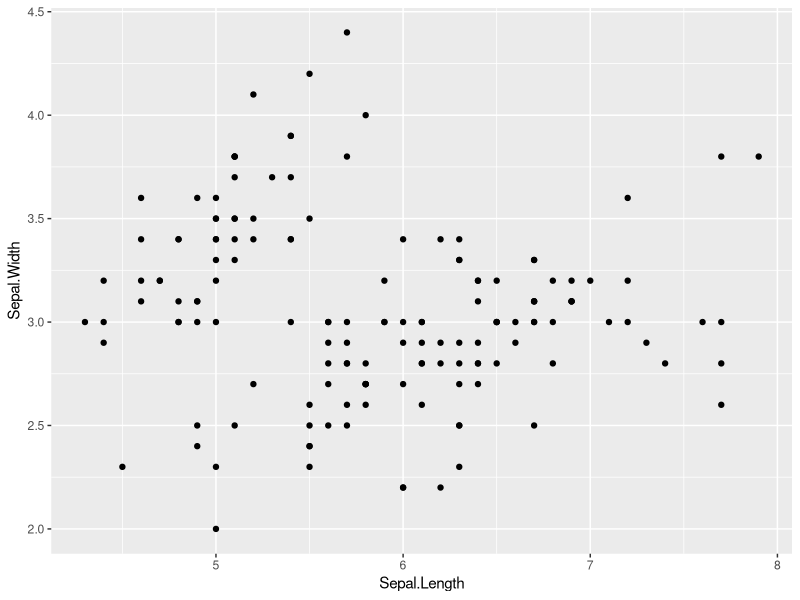
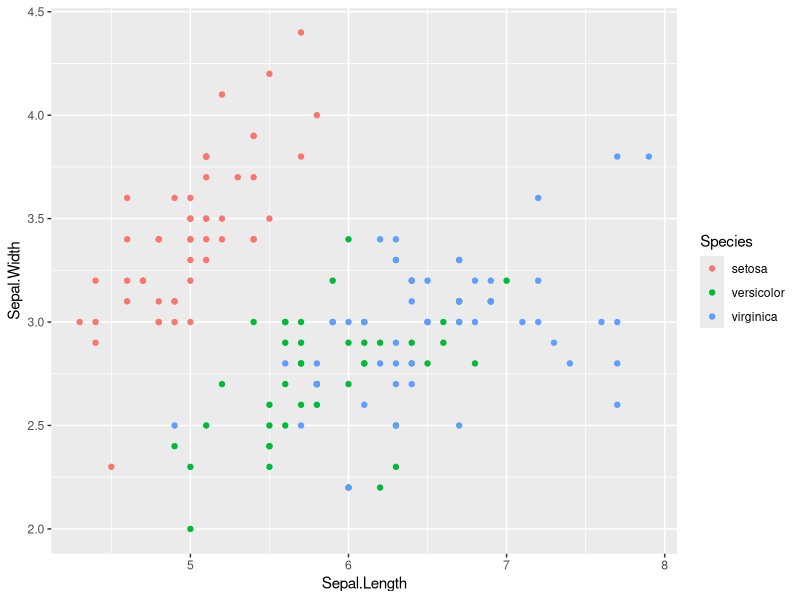
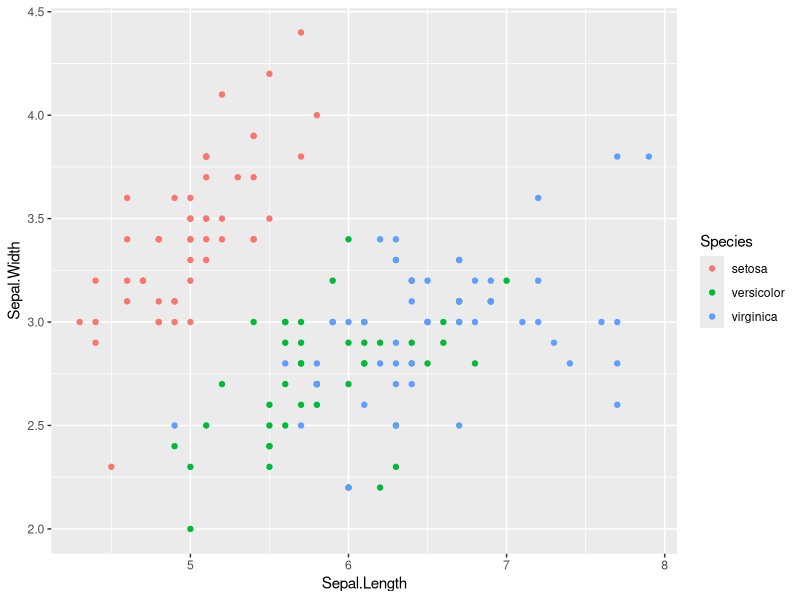
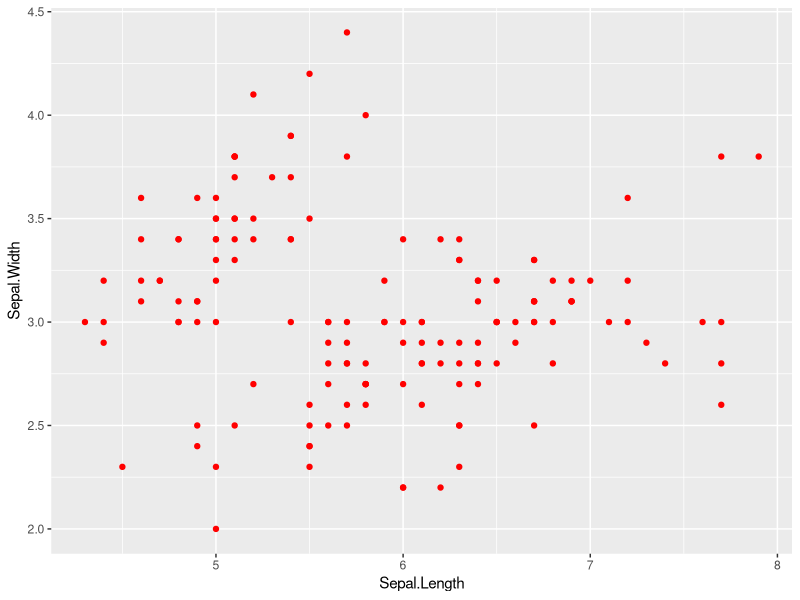
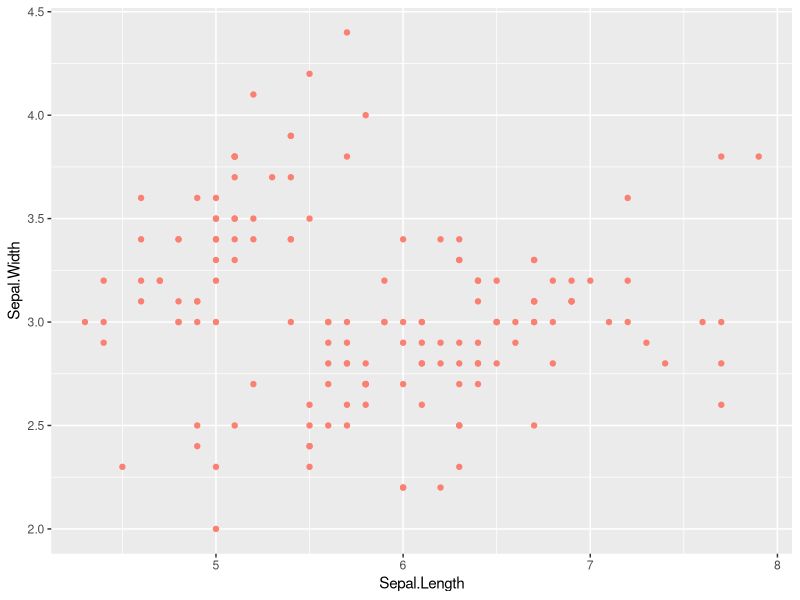
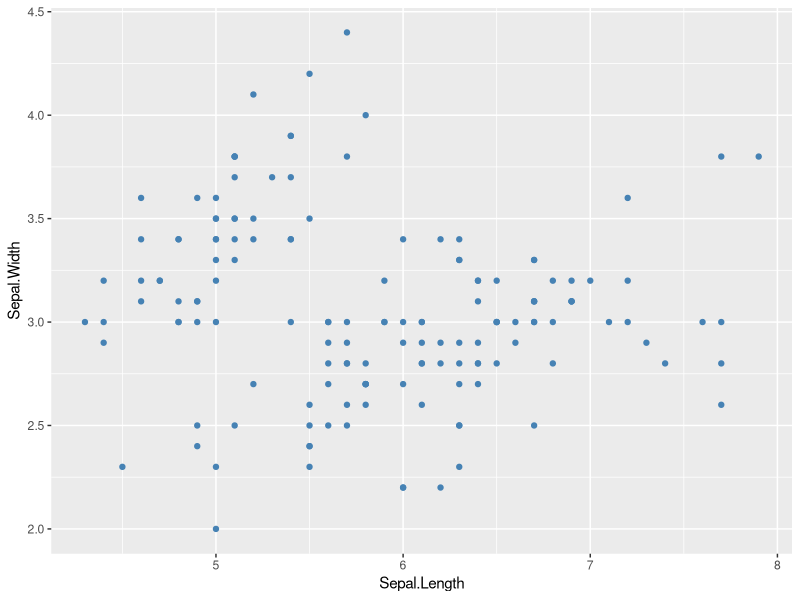
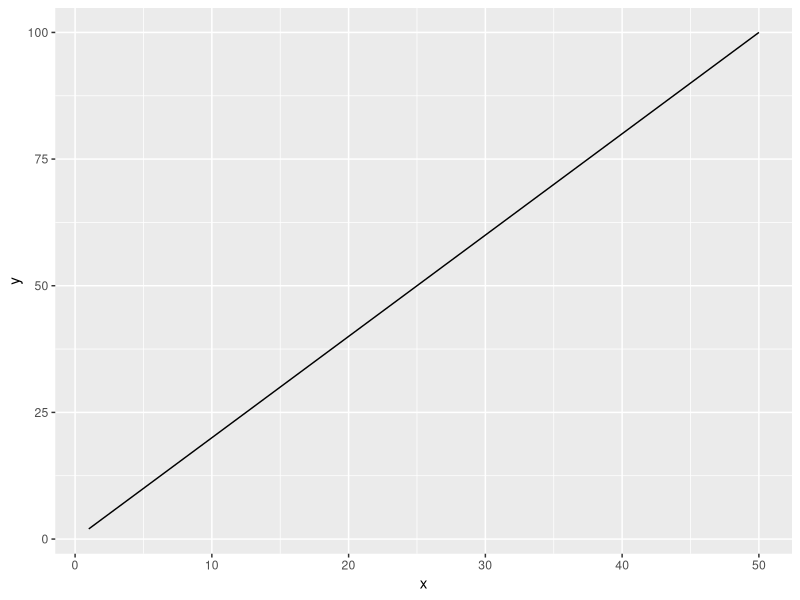
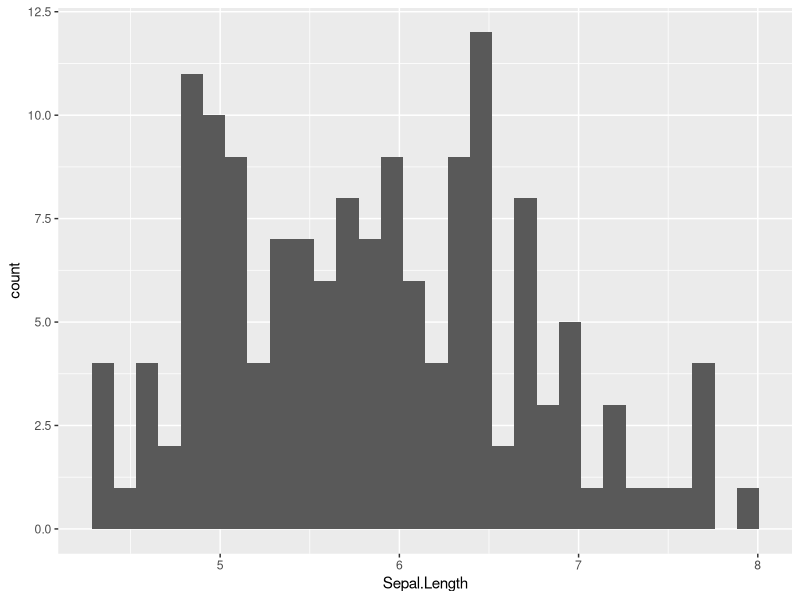

Source code (R) for these figures, in order:
library(tidyverse)

## point figure
iris %>% 
  ggplot(
    mapping = aes(x = Sepal.Length,
                  y = Sepal.Width)
  ) +
  geom_point()

##plot shows up in lower right corner

##remember to use aes(), otherwise there will be an error message! aes allows you to use the column names from the data frame
##short cut for commenting out: ctr + Shift + C (allows you to include bad code as an example without running into issues when making reports)
# for example: 

## point figure
# iris %>% 
#   ggplot(
#     mapping = x = Sepal.Length,
#               y = Sepal.Width)
#   ) +
#   geom_point()

#ctrl shift R = section label: helps you keep track of different parts of a longer code

# Point Figure ------------------------------------------------------------

## point figure: color by species
# change color by "Species" column
iris %>% 
  ggplot(aes(x = Sepal.Length,
             y = Sepal.Width,
             color = Species)) +
  geom_point()

##without pipe: 

ggplot(
  data = iris, 
       mapping = aes(x = Sepal.Length,
                     y = Sepal.Width, 
                     color = Species)
) + 
  geom_point()

# color must be inside the aes() argument, unless you want a uniform color:

ggplot(
  data = iris, 
  mapping = aes(x = Sepal.Length,
                y = Sepal.Width)
) + 
  geom_point(color = "red")

ggplot(
  data = iris, 
  mapping = aes(x = Sepal.Length,
                y = Sepal.Width)
) + 
  geom_point(color = "salmon")

ggplot(
  data = iris, 
  mapping = aes(x = Sepal.Length,
                y = Sepal.Width)
) + 
  geom_point(color = "steelblue")


# Line figure -------------------------------------------------------------

## reminder: rep = replicate, so we are replicating 1 through 50 3 times in this argument
df0 <- tibble(
  x=rep(1:50, 3),
  y = x * 2
)

df0 %>% 
  ggplot(
    mapping = aes(x = x,
                  y = y)
  ) +
  geom_line()


# Histogram ---------------------------------------------------------------

iris %>% 
  ggplot(mapping = aes(x = Sepal.Length)) +
  geom_histogram()

# side quest

iris %>% 
  ggplot(mapping = aes(x = Sepal.Length)) +
  geom_histogram(color = "salmon")

##changed the color of the outline of each bar, but not the color of the bars themselves. interesting.

iris %>% 
  ggplot(mapping = aes(x = Sepal.Length,
                       color = Species)) +
  geom_histogram(color = "salmon")

##that did nothing, but maybe it would be different if it was a bee swarm or similar plot. there isn't any species-specific point in the histogram. 
# command option o collapses all sections (keeps it tidy)


# Box Plot ----------------------------------------------------------------

iris %>% 
  ggplot(
    mapping = aes(x = Species,
                  y = Sepal.Length)
  ) +
  geom_boxplot()

# color

iris %>% 
  ggplot(
    mapping = aes(x = Species,
                  y = Sepal.Length,
                  color = Species)
  ) +
  geom_boxplot()

# changes border color! for inside box: fill ()

iris %>% 
  ggplot(
    mapping = aes(x = Species,
                  y = Sepal.Length,
                  fill = Species)
  ) +
  geom_boxplot()


# Ridgeline plot (Data to Viz) --------------------------------------------------

# library(tidyverse)
# library(ggtext)
# library(ggdist)
# library(glue)
# library(patchwork)
# 
# install.packages("ggtext")
# 
# library(tidyverse)
# library(ggtext)
# library(ggdist)
# library(glue)
# library(patchwork)
# 
# install.packages("ggdist", "glue", "patchwork")
# 
# library(tidyverse)
# library(ggtext)
# library(ggdist)
# library(glue)
# library(patchwork)

##picking a different plot that I can make without downloading more packages


# Lollipop Plot -----------------------------------------------------------

# Libraries
library(ggplot2)

# Plot
# iris %>% 
#   ggplot(
#     mapping = aes( x = Sepal.Length,
#                    y = Sepal.Width)
#   ) + geom_point () + 
#   geom_segment( aes(x = Sepal.Length, xend = x, y = 0, yend = y))

# okay so that was a lot of errors... I am going to try first with the code from data to viz and then with the Iris set. 

# Libraries
library(ggplot2)

# Create data
data <- data.frame(x=seq(1,30), y=abs(rnorm(30)))

# Plot
ggplot(data, aes(x=x, y=y)) +
  geom_point() + 
  geom_segment( aes(x=x, xend=x, y=0, yend=y))

# i am running into issues translating the "x" and "y" syntax in the geom_segment argument tp yhe Iris equivalent

#already recalled ggplot2
#already have data
#trying plot without pipe: 

# ggplot(iris, aes(x = Sepal.Width, y = Sepal.Length))+
#   geom_point() +
#   geom_segment( aes(x = Sepal.Width, xend=x, y=0, yend=y))

#more errors! 
